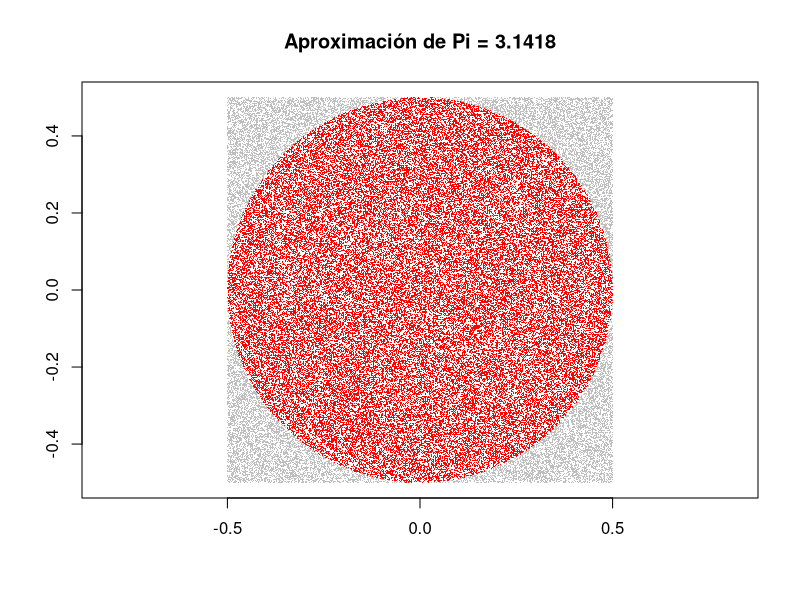

Source code (R):
runs <- 100000
#runif samples from a uniform distribution
xs <- runif(runs,min=-0.5,max=0.5)
ys <- runif(runs,min=-0.5,max=0.5)
in.circle <- xs^2 + ys^2 <= 0.5^2
mc.pi <- (sum(in.circle)/runs)*4
png("pi.png")
plot(xs,ys,pch='.',col=ifelse(in.circle,"red","grey")
     ,xlab="",ylab="",asp=1,
     main=paste("Aproximación de Pi =",mc.pi))
graphics.off()
